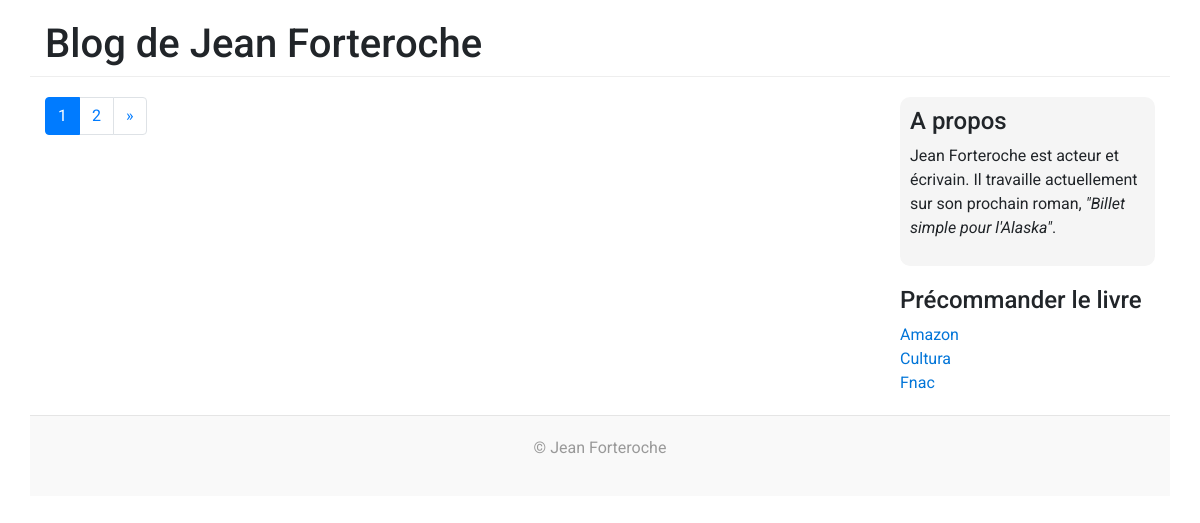
/, run on an earlier commit of the app's database.
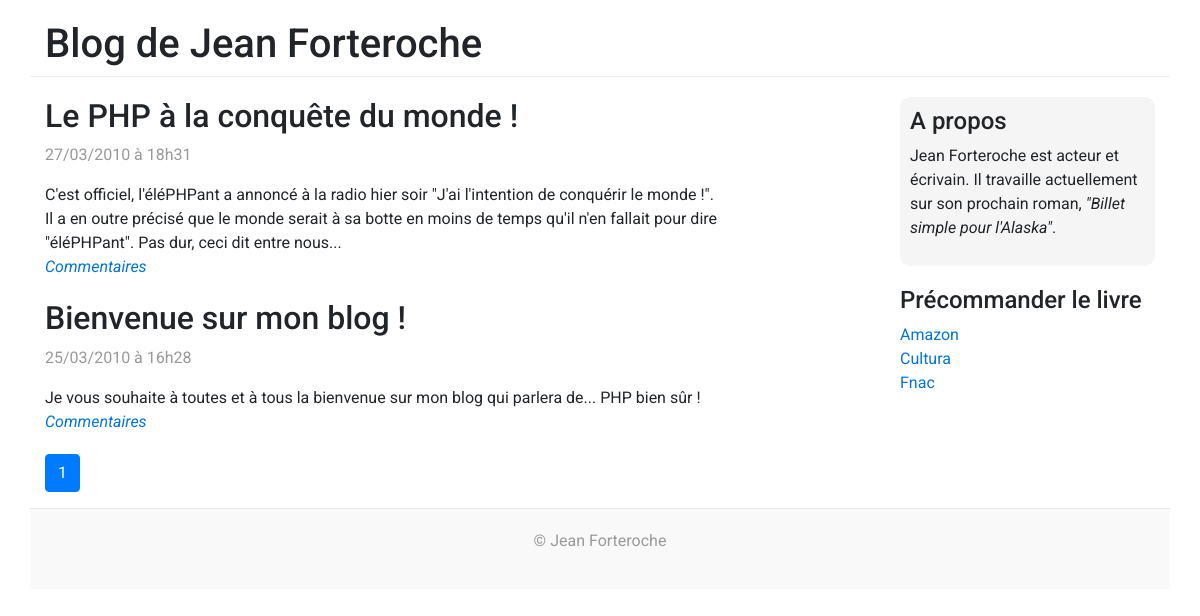
And on a later commit of the database.
### tables this page shows
CREATE TABLE `posts` (
  `id` int(11) NOT NULL,
  `title` varchar(255) NOT NULL,
  `content` text NOT NULL,
  `creation_date` datetime NOT NULL
);

### controller/PostFrontController.php (called while the page is built, shortened)
<?php
require_once('BaseController.php');
class PostFrontController extends BaseController
{
    public function listAction()
    {
        $viewData = $this->initViewData();
        $viewData['displayCommentsLink'] = true;
        $totalItems = $this->getContainer()->getPostManager()->getTotalPosts();
        $pagination = $this->handlePagination($totalItems);
        $pagination['url'] = 'index.php?controller=post&action=list';
        $viewData['pagination'] = $pagination;
        $viewData['postsList'] = $this->getContainer()->getPostManager()->getPostsList($pagination['start'], $pagination['itemsPerPage']);
        require_once('view/front/postListView.php');
    }
}

### model/Router.php (called while the page is built, shortened)
<?php
class Router
{
    protected $config;
    public function getConfig()
    {
        return $this->config;
    }
    public function setConfig(array $config)
    {
        $this->config = $config;
    }
    public function executeAction($controllerParam, $actionParam, $envParam)
    {
        $controller = new $controllerName();
        $actionName = $actionParam.'Action';
        require_once(__DIR__.'/../model/Container.php');
        $container = new Container($this->getConfig());
        $controller->setContainer($container);
        $controller->$actionName();
    }
}

### index.php (called while the page is built)
<?php
require_once('config.php');
require_once('model/Router.php');
$router = new \OpenClassrooms\Blog\Model\Router($config);
try {
    $router->executeAction(
        isset($_REQUEST['controller']) ? $_REQUEST['controller'] : 'post',
        isset($_REQUEST['action']) ? $_REQUEST['action'] : 'list',
        'front'
    );
} catch(Exception $e) {
    $viewData['error'] = $e->getMessage();
    require('view/errorView.php');
}

### controller/BaseController.php (called while the page is built, shortened)
<?php
require_once(__DIR__.'/../model/Container.php');
abstract class BaseController
{
    protected $container;
    public function getContainer()
    {
        return $this->container;
    }
    public function setContainer(\OpenClassrooms\Blog\Model\Container $container)
    {
        $this->container = $container;
    }
    public function initViewData()
    {
        $viewData = [];
        $viewData['title'] = $this->getContainer()->getConfig()['title'];
        return $viewData;
    }
    public function handlePagination($totalItems)
    {
        $pagination = [];
        if (isset($_GET['page']) && !empty($_GET['page'])){
            $pagination['currentPage'] = $_GET['page'];
        } else {
            $pagination['currentPage'] = 1;
        }
        $pagination['itemsPerPage'] = $this->getContainer()->getConfig()['itemsPerPage'];
        $pagination['start'] = ($pagination['currentPage'] * $pagination['itemsPerPage']) - $pagination['itemsPerPage'];
        $pagination['totalItems'] = $totalItems;
        $pagination['endPage'] = ceil($pagination['totalItems'] / $pagination['itemsPerPage']);
        $pagination['startPage'] = 1;
        $pagination['nextPage'] = $pagination['currentPage'] + 1;
        $pagination['previousPage'] = $pagination['currentPage'] - 1;
        return $pagination;
    }
}

### model/Container.php (called while the page is built, shortened)
<?php
class Container
{
    protected $config;
    public function getConfig()
    {
        return $this->config;
    }
    public function setConfig(array $config)
    {
        $this->config = $config;
    }
    protected function getDatabaseHandler()
    {
        static $instance;
        if (!isset($instance)) {
            $instance = new \PDO(
                $this->config['database']['dsn'],
                $this->config['database']['username'],
                $this->config['database']['username']
            );
        }
        return $instance;
    }
    public function getPostManager()
    {
        static $instance;
        if (!isset($instance)) {
            include_once('PostManager.php');
            $instance = new \OpenClassrooms\Blog\Model\PostManager($this->getDatabaseHandler());
        }
        return $instance;
    }
}

### model/Manager.php (called while the page is built, shortened)
<?php
abstract class Manager
{
    protected $databaseHandler;
    public function getDatabaseHandler()
    {
        return $this->databaseHandler;
    }
    public function setDatabaseHandler(\PDO $databaseHandler)
    {
        $this->databaseHandler = $databaseHandler;
    }
}

### model/PostManager.php (called while the page is built, shortened)
<?php
require_once('Manager.php');
require_once('Post.php');
class PostManager extends Manager
{
    public function getPostsList($offset=0, $limit=10)
    {
        $request = $this->getDatabaseHandler()->prepare('SELECT id, title, content, DATE_FORMAT(creation_date, \'%d/%m/%Y à %Hh%i\') AS creation_date_fr FROM posts ORDER BY creation_date DESC LIMIT :offset, :limit');
        $request->bindValue(':offset', $offset, \PDO::PARAM_INT);
        $request->bindValue(':limit', $limit, \PDO::PARAM_INT);
        $request->execute();
        $resultsList = $request->fetchAll();
        $postsList = [];
        foreach ($resultsList as $result) {
            $post = new Post();
            $post->setId($result['id']);
            $post->setTitle($result['title']);
            $post->setContent($result['content']);
            $post->setCreationDate($result['creation_date_fr']);
            $postsList[] = $post;
        }
        return $postsList;
    }
    public function getTotalPosts()
    {
        $result = $this->getDatabaseHandler()->query('SELECT COUNT(*) AS total FROM posts')->fetch();
        return (isset($result['total'])) ? (int) $result['total'] : 0;
    }
}

### model/Post.php (called while the page is built, shortened)
<?php
class Post
{
    private $id;
    private $title;
    private $content;
    private $creationDate;
    public function getId()
    {
        return $this->id;
    }
    public function setId($id)
    {
        $this->id = $id;
    }
    public function getTitle()
    {
        return $this->title;
    }
    public function setTitle($title)
    {
        $this->title = $title;
    }
    public function getContent()
    {
        return $this->content;
    }
    public function setContent($content)
    {
        $this->content = $content;
    }
    public function getCreationDate()
    {
        return $this->creationDate;
    }
    public function setCreationDate($creationDate)
    {
        $this->creationDate = $creationDate;
    }
}

### view/front/_postView.php (the view)
<article class="blog-post">
    <h2 class="blog-post-title"><?php echo htmlspecialchars($viewData['post']->getTitle()); ?></h2>
    <p class="blog-post-meta"><?php echo $viewData['post']->getCreationDate(); ?></em></p>
    <p>
        <?php
            echo nl2br($viewData['post']->getContent());
        ?>
        <?php if (isset($viewData['displayCommentsLink']) && $viewData['displayCommentsLink'] === true): ?>
            <br />
            <em><a href="index.php?controller=post&amp;action=show&amp;postId=<?php echo $viewData['post']->getId(); ?>">Commentaires</a></em>
        <?php endif; ?>
    </p>
</article>

### view/_pagination.php (shortened to what this page needs)
<ul class="pagination">
    <li class="page-item active"><a class="page-link" href="<?php echo $viewData['pagination']['url']; ?>&page=<?php echo $viewData['pagination']['currentPage']; ?>"><?php echo $viewData['pagination']['currentPage']; ?></a></li>
<?php if ($viewData['pagination']['currentPage'] != $viewData['pagination']['endPage']): ?>
    <li class="page-item"><a class="page-link" href="<?php echo $viewData['pagination']['url']; ?>&page=<?php echo $viewData['pagination']['nextPage']; ?>"><?php echo $viewData['pagination']['nextPage']; ?></a></li>
<?php endif; ?>
<?php if ($viewData['pagination']['currentPage'] != $viewData['pagination']['endPage']): ?>
    <li class="page-item">
        <a class="page-link" href="<?php echo $viewData['pagination']['url']; ?>&page=<?php echo $viewData['pagination']['endPage']; ?>" aria-label="Next">
        <span aria-hidden="true">&raquo;</span>
        </a>
    </li>
<?php endif; ?>
</ul>

### view/template.php (shortened to what this page needs)
<!DOCTYPE html>
<html>
    <head>
        <link rel="stylesheet" href="public/css/bootstrap/bootstrap.min.css" />
        <link href="public/css/style.css" rel="stylesheet" />
    </head>
    <body>
        <header class="container">
            <h1><?php echo $viewData['title']; ?></h1>
        </header>
        <section class="container">
            <div class="row">
                <div class="col-sm-8">
                    <?php echo $content; ?>
                </div>
                <div class="col-sm-3 offset-sm-1 blog-sidebar">
                    <div class="sidebar-module sidebar-module-inset">
                        <h4>A propos</h4>
                        <p>Jean Forteroche est acteur et écrivain. Il travaille actuellement sur son prochain roman, <em>"Billet simple pour l'Alaska"</em>.</p>
                    </div>
                    <div class="sidebar-module">
                        <h4>Précommander le livre</h4>
                        <ol class="list-unstyled">
                            <li><a href="https://www.amazon.fr">Amazon</a></li>
                            <li><a href="https://www.cultura.com">Cultura</a></li>
                            <li><a href="https://www.fnac.com">Fnac</a></li>
                        </ol>
                    </div>
                </div>
            </div>
        </section>
        <footer class="container">
            <p>
                &copy; Jean Forteroche
            </p>
        </footer>
    </body>
</html>

### view/front/postListView.php (shortened to what this page needs)
<?php
foreach ($viewData['postsList'] as $viewData['post']) {
    require('_postView.php');
}
?>
<?php require(__DIR__.'/../_pagination.php'); ?>
<?php $content = ob_get_clean(); ?>
<?php require(__DIR__.'/../template.php'); ?>

### public/css/style.css (style rules this page uses)
body { font-family: 'Roboto', sans-serif; }
header { border-bottom: 1px solid #eee; margin: 20px; }
footer { padding: 20px 0; color: #999; text-align: center; background-color: #f9f9f9; border-top: 1px solid #e5e5e5; }
a, a:visited, a:hover, a:focus, a:active { color: #0275d8; text-decoration: none; }
.blog-post { margin-bottom: 20px; }
.blog-post-meta { color: #999; }
.sidebar-module { margin-bottom: 20px; }
.sidebar-module-inset { padding: 10px; background-color: #f5f5f5; border-radius: 10px; }

What changed in the data, as far as the page shows it:
added posts: title "Le PHP à la conquête du monde !", CreationDate "27/03/2010 à 18h31", content "C'est officiel, l'éléPHPant a annoncé à la radio hier soir \"J'ai l'intention de conquérir le monde !\". Il a en outre précisé que le monde serait à sa botte en moins de temps qu'il n'en fallait pour dire \"éléPHPant\". Pas dur, ceci dit entre nous..."
added posts: title "Bienvenue sur mon blog !", CreationDate "25/03/2010 à 16h28", content "Je vous souhaite à toutes et à tous la bienvenue sur mon blog qui parlera de... PHP bien sûr !"
Also different on the page:
$viewData['pagination']['nextPage']: "2" → (not shown)
